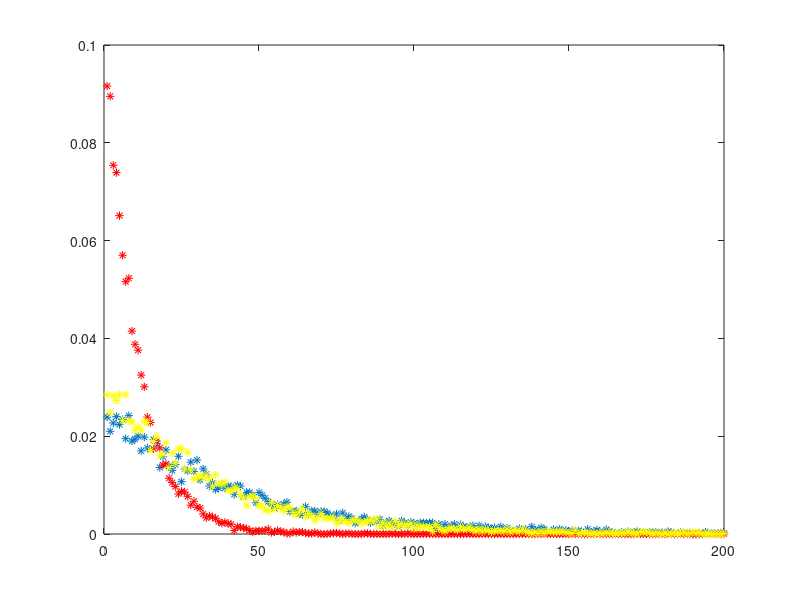

This chart was generated by the following MATLAB code:

            % the probability denstity function for exponential
            % distribution with different teta values
    N=10000;
    theta = 0.5;
    theta2 = 2;
    theta3 = 0.6;
    C=0;
        
    for i = 1 : N
      x(i) = rand();
      a(i) = -log(1-x(i))/theta;
      a2(i) = -log(1-x(i))/theta2;
      a3(i) = -log(1-x(i))/theta3;
    end
    
    xMax=10;
    delta_x=0.05;
    
    x=0;
    j=1;
    while x <= xMax
        x=x+delta_x;
        C=0;
        for i = 1 : N            
            if ((a(i)< x)&&(a(i)>x-delta_x))
                C=C+1;
            end            
        end
        Prob(j)=C/N;
        j=j+1;
    end
    
    x=0;
    j=1;
    while x <= xMax
        x=x+delta_x;
        C=0;
        for i=1:N            
            if ((a2(i)< x)&&(a2(i)>x-delta_x))
                C=C+1;
            end            
        end
        Prob2(j)=C/N;
        j=j+1;
    end
  
    x=0;
    j=1;
    while x <= xMax
        x = x+delta_x;
        C=0;
        for i=1:N            
            if ((a3(i)< x)&&(a3(i)>x-delta_x))
                C=C+1;
            end            
        end
        Prob3(j)=C/N;
        j=j+1;
    end
    figure;
    title('pdf')
    plot(1:j-1,Prob,'*',1:j-1,Prob2,'r*',1:j-1,Prob3,'y*');
